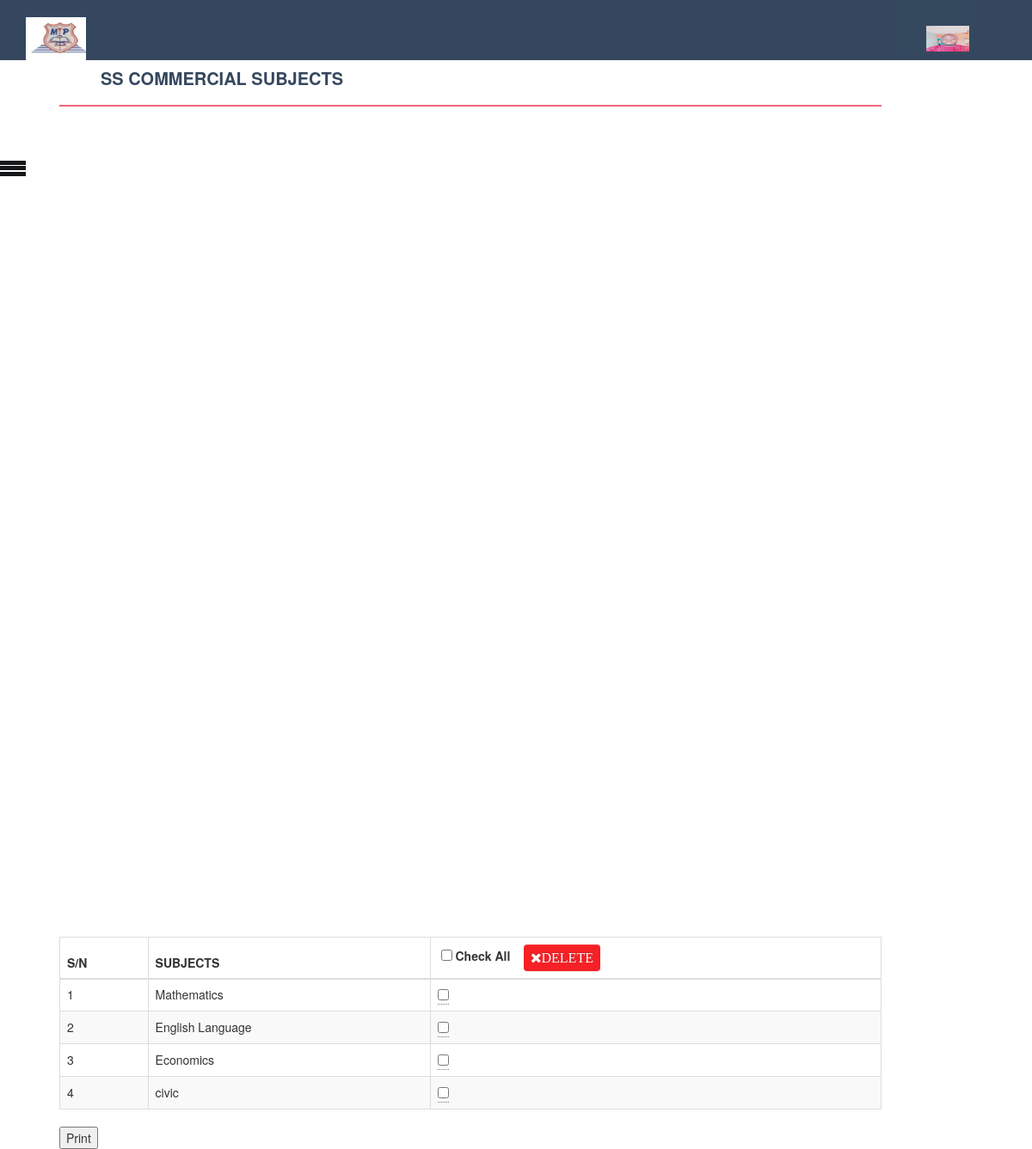
The page /admin/viewSS_comm_subj.php (signed in) on the database its author committed.
### tables this page shows
CREATE TABLE `headersetting` (
  `id` int(11) NOT NULL,
  `schname` varchar(255) NOT NULL,
  `schaddress` varchar(255) NOT NULL,
  `phone` varchar(255) NOT NULL,
  `email` varchar(255) NOT NULL,
  `website` varchar(255) NOT NULL,
  `logo` varchar(255) NOT NULL
);

CREATE TABLE `sss_comm_subj` (
  `id` int(11) NOT NULL,
  `name` varchar(255) NOT NULL
);

### admin/viewSS_comm_subj.php (the view, shortened to what this page needs)
<?php include("includes/bkheader.php"); ?>
<?php include("includes/functions.php"); ?>
<?php include("includes/adminHead.php"); ?>
 <?php include("includes/adminMenu.php"); ?>
   <h4 class="page-head-line">SS Commercial Subjects</h4>
   <?php
   $sql = mysqli_query ($connection,"SELECT * FROM sss_comm_subj ");
    if(mysqli_num_rows($sql)==0){
      echo "nothing found" ;
    } else{
       echo ' <div class="table-responsive">
         <form method="post" action="ss_comm_subj_delOP.php">
      <table  border="2px" class="table table-bordered table-striped">
                                    <thead>
                                        <tr>
                                            <th>S/N</th>
                                              <th>SUBJECTS</th>
                                                  <th>  <div style=" float:left;">
           &nbsp;<input type="checkbox" id="selectall"/> Check All   &nbsp;&nbsp;
          <abbr title="Remove subjects!">  <button  class="btn btn-danger" name="delete" type="submit" id="delete" value="Delete" onClick="return show_confirm22();" style="background:#F52126; color:#fff; border:none; font-size:16px; padding:4px 8px;">
                <i class="fa fa-remove ">DELETE</i></button>  </abbr>
         </div>
         <div style="clear:both;"></div>
    </div> </th>
                                               <div style="margin-top:20px;">
                                        </tr>
                                    </thead>
                                    <tbody>  ';
              ?>
              <tr>
    <?php
    $sn=0;
    while ($row = mysqli_fetch_array($sql)) {
        $sn =$sn + 1;
        ?>
                                    <tr>
                                            <td><?php echo $sn;?></td>
                                              <td><?php  echo $coursecode=htmlentities($row['name']);?></td>
                                <td> <abbr title="Remove subjects!">     <input type="checkbox" name="delid[]" class="case" value="<?php echo $row['id']; ?>" /></abbr> </td>
                                    </tr>
    <?php } $sn++;?>
<?php
}
?>
    </tbody>
           <input type="button" value="Print" onclick="javascript:printDiv('print')" />
                </div>
          </div>
 <?php require("includes/footer.php"); ?>

### admin/includes/adminHead.php (shortened to what this page needs)
<div class="userheader">
<a href="index.php"><?php
    $select_profile="SELECT * FROM headersetting";
    $headerdisplay=mysqli_query($connection,$select_profile);
    while($data=mysqli_fetch_array($headerdisplay)){
    $logo=$data['logo'];
   echo "<img src='$logo' alt=\"My profile picture\" width='70px' height='70px'>";
 }
?> </a>
 <div class="dropdown">
  <button class="dropbtn">
  <?php
    $username=$_SESSION['username'];
    $select_profile="SELECT * FROM admin WHERE username='$username'";
    $result=mysqli_query($connection,$select_profile);
    while($data=mysqli_fetch_array($result)){
    $picture=$data['picture'];
    echo "<br/>";
  echo "<img src='$picture' alt=\"My profile picture\" width='70' height='70' >";
 }
?>
  </button>
</div>
</div>

### admin/includes/bkheader.php (style rules this page uses)
* { box-sizing: border-box; }
html, body { padding: 0px; margin: 0px; height: 100%; }
.page-head-line { font-weight: 900; padding-bottom: 20px; border-bottom: 2px solid #F0677C; text-transform: uppercase; color: #35475e; font-size: 20px; margin-bottom: 40px; }
.userheader { background-color: #35475e; height: 100px; width: 100%; position: relative; bottom: 0; z-index: 10; }
.userheader .dropbtn { background-color: #34495e; color: white; padding: 3px; font-size: 16px; border: none; }
.userheader .dropdown { position: relative; display: inline-block; float: right; padding-top: -23px; margin-right: 70px; }
.userheader img { float: left; margin-left: 50px; padding-top: 30px; }
.userheader .dropdown img { position: relative; padding-top : -5px; }
abbr { border-bottom: 1px dotted #666; cursor: help; }
.userheader { background-color: #35475e; height: 70px; width: 100%; position: relative; bottom: 0; }
.userheader .dropbtn { color: white; padding: 3px; font-size: 12px; border: none; }
.userheader .dropdown { position: relative; display: inline-block; float: right; margin-top: -10px; }
.userheader img { float: left; margin-left: 30px; padding-top: 20px; }
.userheader .dropdown img { width: 50px; height: 50px; position: relative; padding-top : -5px; }

### rows shown on the page
headersetting: logo (picture)
sss_comm_subj: name "Mathematics"
sss_comm_subj: name "English Language"
sss_comm_subj: name "Economics"
sss_comm_subj: name "civic"
